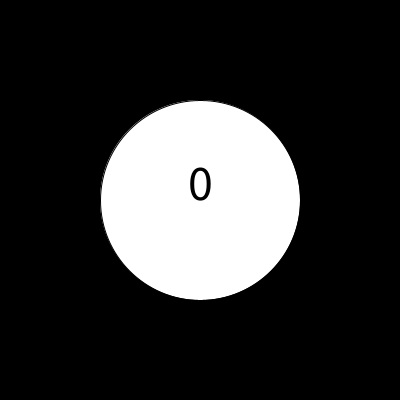
Frame 1 (no input)
Frame 60 (the mouse pressed at the canvas centre just before this capture): identical to frame 1, image omitted
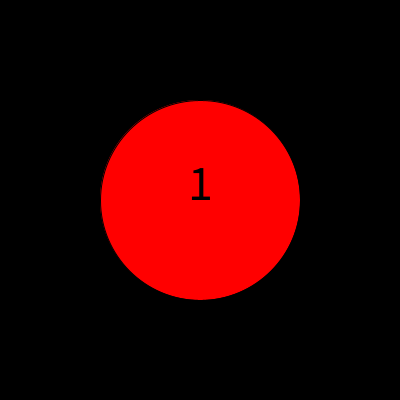
Frame 120 (the mouse held since frame 60 and released just before this capture)

The Processing sketch that drew these frames (run headless with seeded random() and noise(); from frame 60 on, the mouse is pressed at the canvas centre):

// Processing sketch: booleans_man
// ── booleans_man.pde
int count;
boolean alreadyHit;

void setup() {
  size(400, 400);
}

void draw() {
  background(0);

  if (dist(mouseX, mouseY, width/2, height/2) < 100) {

    if ( alreadyHit == false) { // WON'T HAPPEN UNTIL FLAG IS RESET
      count++;
      alreadyHit = true; // THE FLAG IS SET
    }

    fill(255, 0, 0);
  } 
  else {

    alreadyHit = false; // NEED TO RESET THE FLAG

    fill(255);
  }

  ellipse(width/2, height/2, 200, 200);
  textAlign(CENTER);
  textSize(50);
  fill(0);
  text(count, width/2, height/2);
}
